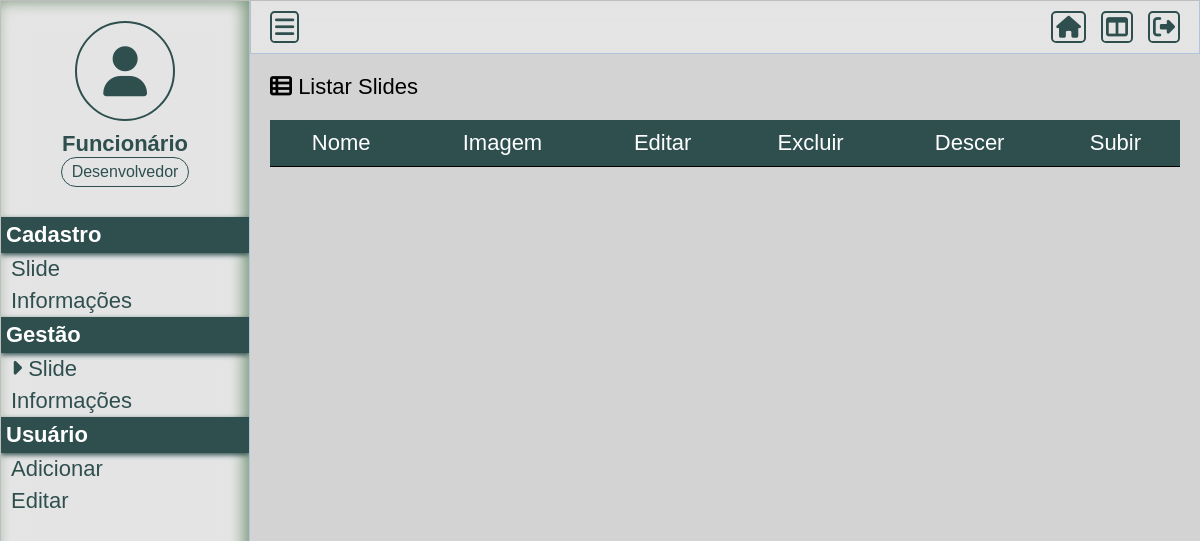
Page /siteRor2/painel/gerir-slide (signed in) on the earlier database version.
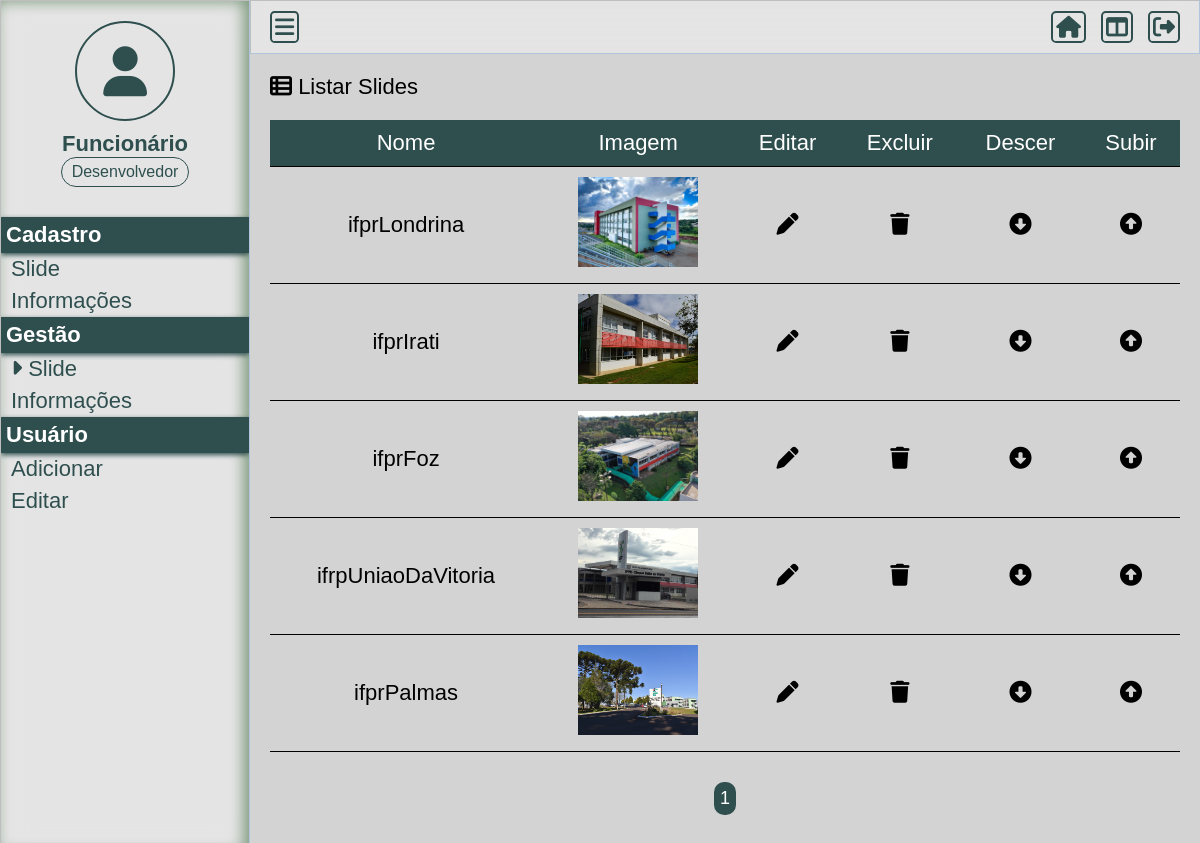
Same page on the later database version.
### siteRor2/assets/classes/MySql.php (called while the page is built)
<?php
    class MySql {
        private static $pdo;
        public static function conectar() {
            if(self::$pdo == null) {
                try {
                    self::$pdo = new PDO('mysql:host='.HOST.';dbname='.DATABASE, USER, PASSWORD, array(PDO::MYSQL_ATTR_INIT_COMMAND => "SET NAMES utf8"));
                    self::$pdo -> setAttribute(PDO::ATTR_ERRMODE, PDO::ERRMODE_EXCEPTION);
                } catch(\Throwable $th) {
                    echo '<h4>Não foi possível realizar a conexão com o banco de dados</h4>';
                }
            }
            return self::$pdo;
        }
    }
?>

### siteRor2/painel/pages/gerir-slide.php (the view, shortened to what this page needs)
<?php
	$paginaAtual = isset($_GET['pagina']) ? (int) $_GET['pagina'] : 1;
	$porPagina = 5;
	$slides = Painel::getAll(TABELA_SLIDES, (($paginaAtual - 1)*$porPagina), $porPagina);
?>
<div class="box-content">
	<h2><i class="fa-solid fa-table-list"></i> Listar Slides</h2>
	<div class="wraper-table">
		<table>
			<tr>
				<td>Nome</td>
				<td>Imagem</td>
				<td>Editar</td>
				<td>Excluir</td>
				<td>Descer</td>
				<td>Subir</td>
			</tr>
			<?php foreach($slides as $key => $value) {?>
			<tr>
				<td><?php echo $value['nome']?></td>
				<td><img class="img-gerir-slide" src="<?php echo INCLUDE_PATH_PAINEL.'uploads/'.$value['slide'];?>" alt="<?php echo $value['slide'];?>"></td>
				<td><a href="<?php echo INCLUDE_PATH_PAINEL ?>editar-slide?id=<?php echo $value['id'];?>" class="edit"><i class="fa-solid fa-pen"></i></a></td>
				<td><a actionBtn="delete" href="<?php echo INCLUDE_PATH_PAINEL ?>gerir-slide?excluir=<?php echo $value['id'];?>" class="delete"><i class="fa-solid fa-trash"></i></a></td>
				<td><a href="<?php echo INCLUDE_PATH_PAINEL;?>gerir-slide?order=up&id=<?php echo $value['id'];?>" class="order-down"><i class="fa-solid fa-circle-down"></i></a></td>
				<td><a href="<?php echo INCLUDE_PATH_PAINEL;?>gerir-slide?order=down&id=<?php echo $value['id'];?>" class="order-up"><i class="fa-solid fa-circle-up"></i></a></td>
			</tr>
			<?php }?>
		</table>
	</div>
	<div class="paginacao">
		<?php
		$totalPaginas = ceil(count(Painel::getAll(TABELA_SLIDES)) / $porPagina);
		for($i = 1; $i <= $totalPaginas; $i++) {
			if($i == $paginaAtual)
				echo '<a href="'.INCLUDE_PATH_PAINEL.'gerir-slide?pagina='.$i.'" class="page-selected">'.$i.'</a>';
			else
				echo '<a href="'.INCLUDE_PATH_PAINEL.'gerir-slide?pagina='.$i.'">'.$i.'</a>';
		}
		?>
	</div>
</div>

### siteRor2/painel/index.php
<?php
    include('../config.php');
    if(Painel::logado() == false) {
        include('login.php');
    } else {
        include('main.php');
    }
?>

### siteRor2/painel/main.php (shortened to what this page needs)
<!DOCTYPE html>
<html lang="en">
<head>
	<link rel="stylesheet" href="https://cdnjs.cloudflare.com/ajax/libs/font-awesome/6.6.0/css/all.min.css"
 />
	<link rel="stylesheet" href="<?php echo INCLUDE_PATH_PAINEL; ?>css/style.css">
</head>
<body>
	<aside class="bg-fosco">
		<div class="box-usuario">
			<?php if ($_SESSION['img'] == '') { ?>
				<div class="avatar-usuario">
					<a href="<?php echo INCLUDE_PATH_PAINEL; ?>perfil">
						<i class="fa-solid fa-user"></i>
					</a>
				</div>
			<?php } ?>
			<div class="nome-usuario">
				<h2><?php echo $_SESSION['nome'] ?></h2>
				<p><?php echo Painel::pegaCargo($_SESSION['cargo']); ?></p>
			</div>
		</div>
		<div class="items-menu">
			<h2 <?php verificaPermissaoMenu(1) ?>>Cadastro</h2>
			<a <?php verificaPermissaoMenu(1) ?> href="<?php echo INCLUDE_PATH_PAINEL; ?>cadastrar-slide"><?php selecionarMenu('cadastrar-slide') ?> Slide</a>
			<a <?php verificaPermissaoMenu(1) ?> href="<?php echo INCLUDE_PATH_PAINEL; ?>cadastrar-informacao"><?php selecionarMenu('cadastrar-informacao') ?> Informações</a>
			<h2 <?php verificaPermissaoMenu(1) ?>>Gestão</h2>
			<a <?php verificaPermissaoMenu(1) ?> href="<?php echo INCLUDE_PATH_PAINEL; ?>gerir-slide"><?php selecionarMenu('gerir-slide') ?> Slide</a>
			<a <?php verificaPermissaoMenu(1) ?> href="<?php echo INCLUDE_PATH_PAINEL; ?>gerir-informacao"><?php selecionarMenu('gerir-informacao') ?> Informações</a>
			<h2>Usuário</h2>
			<a <?php verificaPermissaoMenu(1) ?> href="<?php echo INCLUDE_PATH_PAINEL; ?>adicionar-usuario"><?php selecionarMenu('adicionar-usuario') ?> Adicionar</a>
			<a href="<?php echo INCLUDE_PATH_PAINEL; ?>editar-usuario"><?php selecionarMenu('editar-usuario') ?> Editar</a>
		</div>
	</aside>
	<header class="bg-fosco">
		<div class="center">
			<div class="menu-btn header-button">
				<i class="fa-solid fa-bars"></i>
			</div>
		</div>
		<div class="center">
			<div class="logout header-button">
				<a href="<?php echo INCLUDE_PATH_PAINEL; ?>?logout">
					<i class="fa-solid fa-right-from-bracket"></i>
				</a>
			</div>
			<div class="home-btn header-button" <?php verificaPermissaoMenu(1) ?>>
				<a href="<?php echo INCLUDE_PATH_PAINEL; ?>">
					<i class="fa-solid fa-table-columns"></i>
				</a>
			</div>
			<div class="home-page-btn header-button">
				<a href="<?php echo INCLUDE_PATH; ?>">
					<i class="fa-solid fa-house"></i>
				</a>
			</div>
		</div>
	</header>
	<div class="content">
		<?php
		Painel::loadPage();
		?>
	</div>
</body>
</html>

### siteRor2/config.php (shortened to what this page needs)
<?php
	function selecionarMenu($menuItem) {
		$url = explode('/',@$_GET['url'])[0];
		if($url == $menuItem) {
			echo '<i class="fa-solid fa-caret-right"></i>';
		}
	}
	function verificaPermissaoMenu($permissao) {
		if($_SESSION['cargo'] >= $permissao) {
			return true;
	   }else {
			echo 'style="display:none"';
	   }
	}
?>

### siteRor2/assets/classes/Painel.php (shortened to what this page needs)
<?php
	class Painel {
		public static $cargos = [
			'0' => 'Usuário',
			'1' => 'Desenvolvedor'
		];
		public static function pegaCargo($cargo) {
			return Painel::$cargos[$cargo];
		}
		public static function logado() {
			return isset($_SESSION['login']) ? true : false;
		}
		public static function loadPage() {
			if(isset($_GET['url'])) {
				$url = explode('/', $_GET['url']);
				if(file_exists('pages/'.$url[0].'.php')) {
					include('pages/'.$url[0].'.php');
				} else {
					header('Location: '.INCLUDE_PATH_PAINEL);
				}
			} else {
				if($_SESSION['cargo'] == 0) {
					include('pages/perfil.php');
				}else {
					include('pages/home.php');
				}
			}
		}
		public static function getAll($tabela, $start = null, $end = null) {
			if($start === null || $end === null) {
				$sql = MySql::conectar()->prepare("SELECT * FROM `$tabela` ORDER BY order_id DESC;");
				$sql->execute();
			}else {
				$sql = MySql::conectar()->prepare("SELECT * FROM `$tabela` ORDER BY order_id DESC LIMIT $start, $end;");
				$sql->execute();
			}
			return $sql->fetchAll();
		}
	}
?>

### siteRor2/painel/css/style.css (style rules this page uses)
* { margin: 0; padding: 0; box-sizing: border-box; font-size: 22px; font-family: sans-serif; }
html, body { height: 100%; background-color: lightgrey; }
.center { margin: 0 auto; padding: 0 2%; }
aside { left: 0; top: 0; position: fixed; padding-top: 20px; overflow-y: auto; height: 100%; width: 250px; background-color: rgb(120, 200, 120); box-shadow: -5px 0px 15px rgb(120, 150, 120) inset; }
div.box-usuario { text-align: center; }
div.avatar-usuario { text-align: left; display: inline-block; width: 100px; height: 100px; border-radius: 50%; border: 2px solid darkslategray; }
.avatar-usuario i { font-size: 50px; position: relative; color: darkslategray; left: 50%; top: 50%; transform: translate(-50%, -50%); -ms-transform: translate(-50%, -50%); }
.nome-usuario { margin: 10px 0; color: darkslategray; }
.nome-usuario p { display: inline-block; font-size: 16px; border: 0.5px solid darkslategray; padding: 5px 10px; border-radius: 50px; }
header { position: relative; left: 250px; padding: 10px 0; background-color: rgb(120, 200, 120); width: calc(100% - 250px); }
.logout { float: right; }
.logout a { color: darkslategray; font: 20px; }
.menu-btn { float: left; cursor: pointer; color: darkslategray; }
.home-btn { float: right; }
.home-btn a { color: darkslategray; font: 20px; margin-right: 15px; }
.home-page-btn { float: right; }
.home-page-btn a { color: darkslategray; font: 20px; margin-right: 15px; }
.header-button i { border: 2px solid darkslategray; border-radius: 15%; padding: 3px; }
.content { width: calc(100% - 250px); left: 250px; position: relative; min-height: 100vh; background-color: lightgray; }
.box-content { padding: 20px; }
.box-content h2 { font-weight: 300; font: 22px; }
.items-menu { margin-top: 30px; }
.items-menu h2 { text-align: left; padding: 5px; color: white; background-color: darkslategray; box-shadow: 0px 2px 5px darkslategray; }
.items-menu a { display: block; padding: 3px 10px; text-decoration: none; color: darkslategray; transition: all 0.2s ease; }
table { margin: 20px 0; width: 100%; border-collapse: collapse; text-align: center; }
table tr:nth-of-type(1) { background-color: darkslategray; }
table tr:nth-of-type(1) * { color: white; }
table tr { border-bottom: 1px solid black; }
table td { padding: 10px; }
.edit, .delete, .order-up, .order-down { color: black; padding: 10px; }
.paginacao { margin: 10px 0; text-align: center;; }
.paginacao a { font-size: 18px; margin: 0 5px; display: inline-block; padding: 6px; border-radius: 10px; background-color: lightsteelblue; text-decoration: none; color: black; }
.paginacao a.page-selected { background-color: darkslategray; color: white; }
.wraper-table { overflow: auto; }
.img-gerir-slide { height: 90px; width: 120px; margin: 0; padding: 0; object-fit: cover; }
.bg-fosco { background-color: rgba(255, 255, 255, 0.4); backdrop-filter: blur(15px); border-top: 0.01rem solid rgba(153, 153, 153, 0.5); border-left: 0.01rem solid rgba(153, 153, 153, 0.5); border-right: 0.01rem solid lightsteelblue; border-bottom: 0.01rem solid lightsteelblue; }

Differences in the rows shown:
added tb_admin.slides: nome "ifprLondrina", slide (picture)
added tb_admin.slides: nome "ifprIrati", slide (picture)
added tb_admin.slides: nome "ifprFoz", slide (picture)
added tb_admin.slides: nome "ifrpUniaoDaVitoria", slide (picture)
added tb_admin.slides: nome "ifprPalmas", slide (picture)
Other differences:
new list line: "1"
